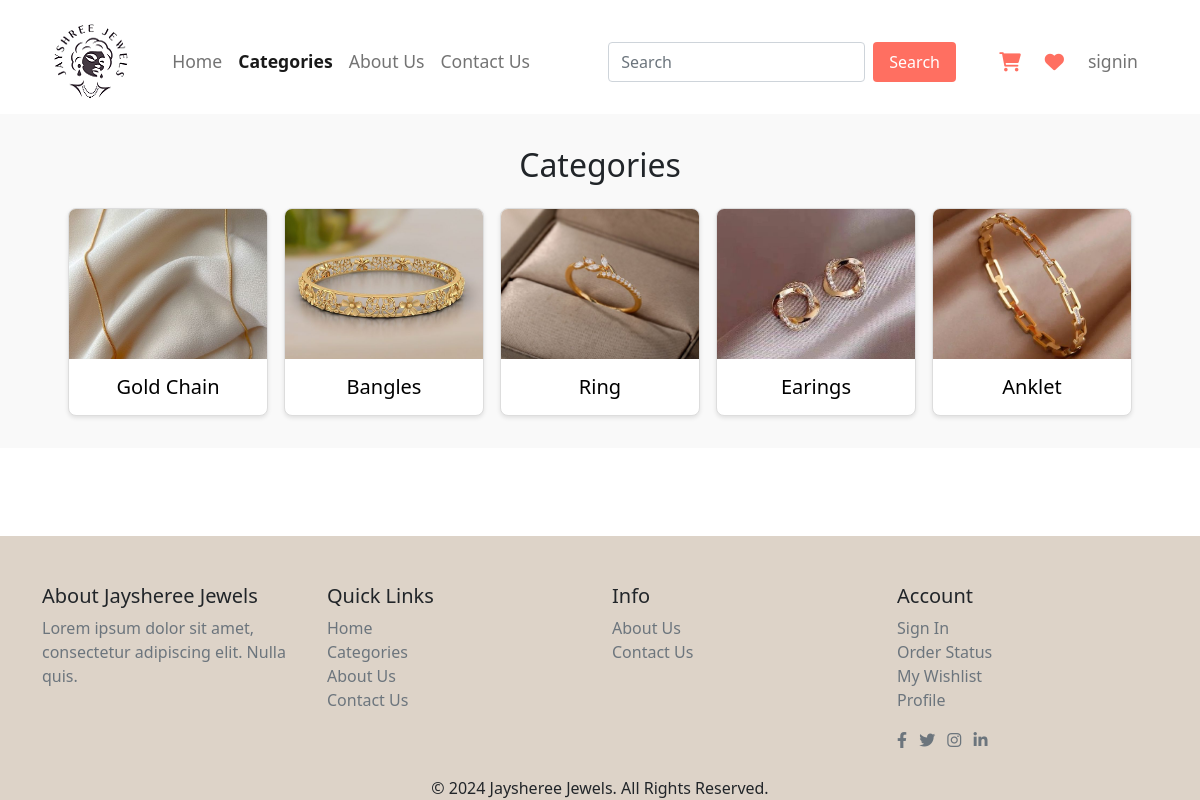
The page /user/category.php on the database as committed earlier.
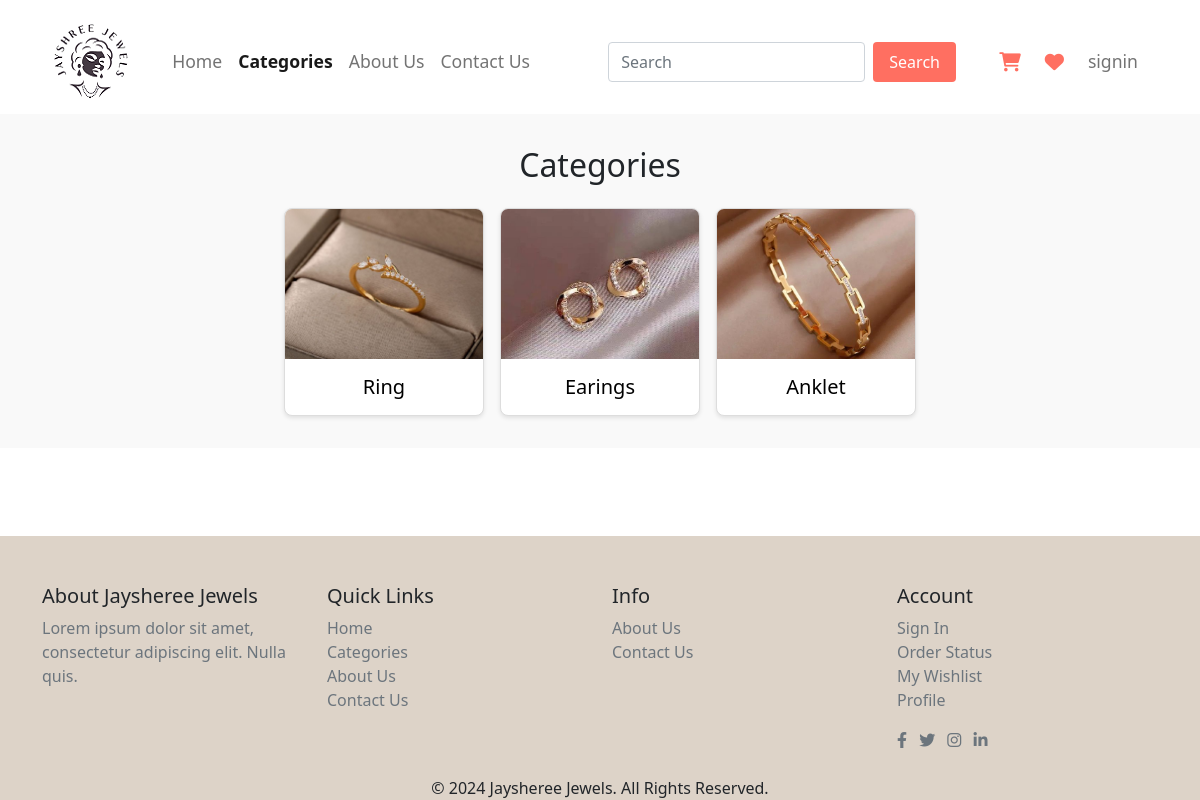
The same page on the database as committed later.
### tables this page shows
CREATE TABLE `category_tbl` (
  `c_id` int(11) NOT NULL,
  `c_code` varchar(10) NOT NULL,
  `c_name` varchar(255) NOT NULL,
  `c_gender` varchar(10) NOT NULL,
  `c_image` varchar(255) DEFAULT NULL,
  `c_status` varchar(10) NOT NULL
);

### user/category.php (the view)
<?php
include_once 'header.php';
include_once '../conn.php';
?>
<section class="popular-categories">
  <h2>Categories</h2>
  <div class="categories-container">
    <?php
    $q = "select * from category_tbl where c_status='Active' ";
    $result = mysqli_query($con, $q);
    while ($r = mysqli_fetch_assoc($result)) {
      ?>
    <a href="product.php?c_code=<?php echo $r['c_code']; ?>">
      <div class="category">
          <img src="<?php echo
            $r['c_image']; ?>" alt="<?php echo $r['c_name']; ?>">
          <h3><?php echo $r['c_name']; ?></h3>
      </div>
    </a>
    <?php
    }
    ?>
  </div>
</section>
<?php
    include('footer.php');
?>

Rows that differ between the two databases and show on the page:
no longer on this page (row edited): category_tbl: c_image (picture), c_name "Gold Chain"
no longer on this page (row edited): category_tbl: c_image (picture), c_name "Bangles"
